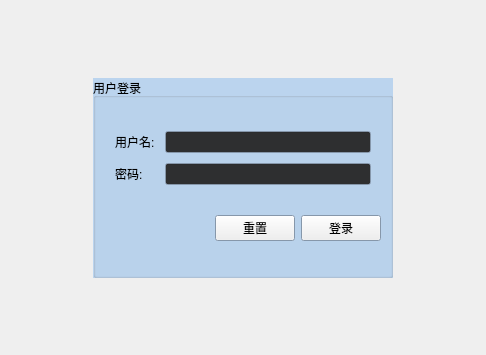
<?xml version="1.0" encoding="UTF-8"?>
<ui version="4.0">
 <class>Login</class>
 <widget class="QWidget" name="Login">
  <property name="geometry">
   <rect>
    <x>0</x>
    <y>0</y>
    <width>486</width>
    <height>355</height>
   </rect>
  </property>
  <property name="windowTitle">
   <string>Form</string>
  </property>
  <layout class="QGridLayout" name="gridLayout_2">
   <item row="0" column="1">
    <spacer name="verticalSpacer_2">
     <property name="orientation">
      <enum>Qt::Vertical</enum>
     </property>
     <property name="sizeHint" stdset="0">
      <size>
       <width>20</width>
       <height>60</height>
      </size>
     </property>
    </spacer>
   </item>
   <item row="1" column="0">
    <spacer name="horizontalSpacer_2">
     <property name="orientation">
      <enum>Qt::Horizontal</enum>
     </property>
     <property name="sizeHint" stdset="0">
      <size>
       <width>75</width>
       <height>20</height>
      </size>
     </property>
    </spacer>
   </item>
   <item row="1" column="1">
    <widget class="QGroupBox" name="groupBox">
     <property name="minimumSize">
      <size>
       <width>300</width>
       <height>200</height>
      </size>
     </property>
     <property name="maximumSize">
      <size>
       <width>300</width>
       <height>200</height>
      </size>
     </property>
     <property name="palette">
      <palette>
       <active>
        <colorrole role="Base">
         <brush brushstyle="SolidPattern">
          <color alpha="255">
           <red>46</red>
           <green>47</green>
           <blue>48</blue>
          </color>
         </brush>
        </colorrole>
        <colorrole role="Window">
         <brush brushstyle="SolidPattern">
          <color alpha="255">
           <red>187</red>
           <green>212</green>
           <blue>238</blue>
          </color>
         </brush>
        </colorrole>
       </active>
       <inactive>
        <colorrole role="Base">
         <brush brushstyle="SolidPattern">
          <color alpha="255">
           <red>46</red>
           <green>47</green>
           <blue>48</blue>
          </color>
         </brush>
        </colorrole>
        <colorrole role="Window">
         <brush brushstyle="SolidPattern">
          <color alpha="255">
           <red>187</red>
           <green>212</green>
           <blue>238</blue>
          </color>
         </brush>
        </colorrole>
       </inactive>
       <disabled>
        <colorrole role="Base">
         <brush brushstyle="SolidPattern">
          <color alpha="255">
           <red>187</red>
           <green>212</green>
           <blue>238</blue>
          </color>
         </brush>
        </colorrole>
        <colorrole role="Window">
         <brush brushstyle="SolidPattern">
          <color alpha="255">
           <red>187</red>
           <green>212</green>
           <blue>238</blue>
          </color>
         </brush>
        </colorrole>
       </disabled>
      </palette>
     </property>
     <property name="autoFillBackground">
      <bool>true</bool>
     </property>
     <property name="title">
      <string>用户登录</string>
     </property>
     <layout class="QVBoxLayout" name="verticalLayout">
      <item>
       <layout class="QGridLayout" name="gridLayout">
        <property name="sizeConstraint">
         <enum>QLayout::SetDefaultConstraint</enum>
        </property>
        <property name="leftMargin">
         <number>10</number>
        </property>
        <property name="rightMargin">
         <number>10</number>
        </property>
        <property name="spacing">
         <number>10</number>
        </property>
        <item row="0" column="1">
         <widget class="QLineEdit" name="userEdit">
          <property name="maxLength">
           <number>10</number>
          </property>
         </widget>
        </item>
        <item row="1" column="1">
         <widget class="QLineEdit" name="pswEdit">
          <property name="maxLength">
           <number>20</number>
          </property>
          <property name="echoMode">
           <enum>QLineEdit::Password</enum>
          </property>
         </widget>
        </item>
        <item row="0" column="0">
         <widget class="QLabel" name="label">
          <property name="text">
           <string>用户名:</string>
          </property>
         </widget>
        </item>
        <item row="1" column="0">
         <widget class="QLabel" name="label_2">
          <property name="text">
           <string>密码:</string>
          </property>
         </widget>
        </item>
       </layout>
      </item>
      <item>
       <layout class="QHBoxLayout" name="horizontalLayout">
        <property name="sizeConstraint">
         <enum>QLayout::SetDefaultConstraint</enum>
        </property>
        <item>
         <spacer name="horizontalSpacer">
          <property name="orientation">
           <enum>Qt::Horizontal</enum>
          </property>
          <property name="sizeHint" stdset="0">
           <size>
            <width>40</width>
            <height>20</height>
           </size>
          </property>
         </spacer>
        </item>
        <item>
         <widget class="QPushButton" name="resetBtn">
          <property name="text">
           <string>重置</string>
          </property>
         </widget>
        </item>
        <item>
         <widget class="QPushButton" name="loginBtn">
          <property name="text">
           <string>登录</string>
          </property>
         </widget>
        </item>
       </layout>
      </item>
     </layout>
    </widget>
   </item>
   <item row="1" column="2">
    <spacer name="horizontalSpacer_3">
     <property name="orientation">
      <enum>Qt::Horizontal</enum>
     </property>
     <property name="sizeHint" stdset="0">
      <size>
       <width>75</width>
       <height>20</height>
      </size>
     </property>
    </spacer>
   </item>
   <item row="2" column="1">
    <spacer name="verticalSpacer">
     <property name="orientation">
      <enum>Qt::Vertical</enum>
     </property>
     <property name="sizeHint" stdset="0">
      <size>
       <width>20</width>
       <height>59</height>
      </size>
     </property>
    </spacer>
   </item>
  </layout>
 </widget>
 <resources/>
 <connections/>
</ui>
